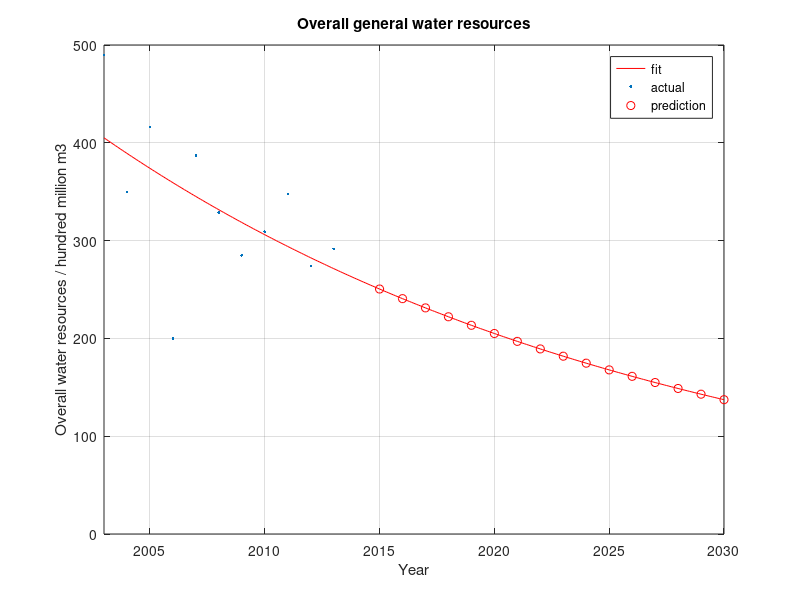

MATLAB code for this plot:
clc;
clear;
close;
Year= 2003:2013;
%Y = [349.29	 234.51	295.85	109.56	280.19	228.96	173.8	199.08	237.49	182.17	191.07];
%Y  = [140.4	114.55	120.01	90.22	106.93	99.75	111.16	110.04	110.12	91.9	100.64];
%Y = [1.27	1.20	1.65	1.86	1.98	3.15	3.33	4.01	7.38	6.41	6.15];
Y = [489.69 	349.46 	415.86 	199.78 	387.11 	328.71 	284.95 	309.12 	347.61 	274.08 	291.70 ];

i = 2003:0.1:2030;
%  a = 315.6;
%  b = -0.05625;

%f = a*exp(b*(i-2003));
%f = 33.99*exp(-1.123*(i-2003)) + 106.3*exp(-0.004121*(i-2003));
%f = 0.6189*(i-2003)+0.3955;
f = 405.1*exp(-0.04006*(i-2003));
plot(i,f,'r-');
hold on;
plot(Year,Y,'.');
i = 2015:2030;
%f = a*exp(b*(i-2003));
%f = 33.99*exp(-1.123*(i-2003)) + 106.3*exp(-0.004121*(i-2003));
%f = 0.6189*(i-2003)+0.3955;
f = 405.1*exp(-0.04006*(i-2003));
plot(i,f,'ro');
xlabel( 'Year' );
ylabel( 'Overall water resources / hundred million m3' );
title('Overall general water resources')
legend( 'fit','actual' ,'prediction');
grid on;
axis([2003 2030 0 500]);

i = 2003:2030;
% fitwr = a*exp(b*(i-2003))
% 
% fitundew = 33.99*exp(-1.123*(i-2003)) + 106.3*exp(-0.004121*(i-2003));

fitotherw = 0.6189*(i-2003)+0.3955;